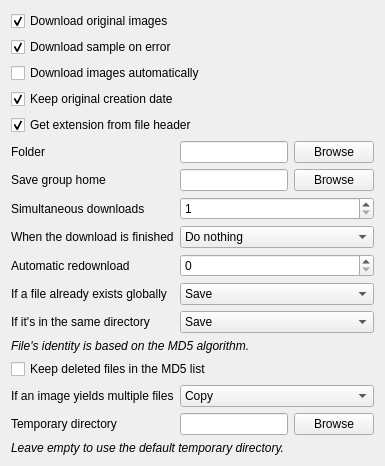
      <widget class="QWidget" name="pageSave">
       <layout class="QFormLayout" name="formLayout_17">
        <property name="fieldGrowthPolicy">
         <enum>QFormLayout::AllNonFixedFieldsGrow</enum>
        </property>
        <item row="0" column="0" colspan="2">
         <widget class="QCheckBox" name="checkDownloadOriginals">
          <property name="text">
           <string>Download original images</string>
          </property>
          <property name="checked">
           <bool>true</bool>
          </property>
         </widget>
        </item>
        <item row="1" column="0" colspan="2">
         <widget class="QCheckBox" name="checkSampleFallback">
          <property name="text">
           <string>Download sample on error</string>
          </property>
          <property name="checked">
           <bool>true</bool>
          </property>
         </widget>
        </item>
        <item row="2" column="0" colspan="2">
         <widget class="QCheckBox" name="checkAutodownload">
          <property name="text">
           <string>Download images automatically</string>
          </property>
         </widget>
        </item>
        <item row="3" column="0" colspan="2">
         <widget class="QCheckBox" name="checkKeepDate">
          <property name="text">
           <string>Keep original creation date</string>
          </property>
          <property name="checked">
           <bool>true</bool>
          </property>
         </widget>
        </item>
        <item row="4" column="0" colspan="2">
         <widget class="QCheckBox" name="checkSaveHeaderDetection">
          <property name="text">
           <string>Get extension from file header</string>
          </property>
          <property name="checked">
           <bool>true</bool>
          </property>
         </widget>
        </item>
        <item row="5" column="0">
         <widget class="QLabel" name="label_7">
          <property name="text">
           <string>Folder</string>
          </property>
         </widget>
        </item>
        <item row="5" column="1">
         <layout class="QHBoxLayout" name="horizontalLayout_2" stretch="1,0">
          <item>
           <widget class="QLineEdit" name="lineFolder"/>
          </item>
          <item>
           <widget class="QPushButton" name="buttonFolder">
            <property name="text">
             <string>Browse</string>
            </property>
           </widget>
          </item>
         </layout>
        </item>
        <item row="6" column="0">
         <widget class="QLabel" name="label_62">
          <property name="text">
           <string>Save group home</string>
          </property>
         </widget>
        </item>
        <item row="6" column="1">
         <layout class="QHBoxLayout" name="horizontalLayout_13">
          <item>
           <widget class="QLineEdit" name="lineFolderSaveGroupHome"/>
          </item>
          <item>
           <widget class="QPushButton" name="buttonFolderFavorites">
            <property name="text">
             <string>Browse</string>
            </property>
           </widget>
          </item>
         </layout>
        </item>
        <item row="7" column="0">
         <widget class="QLabel" name="label_29">
          <property name="text">
           <string>Simultaneous downloads</string>
          </property>
         </widget>
        </item>
        <item row="7" column="1">
         <widget class="QSpinBox" name="spinSimultaneous">
          <property name="minimum">
           <number>1</number>
          </property>
          <property name="maximum">
           <number>10</number>
          </property>
         </widget>
        </item>
        <item row="8" column="0">
         <widget class="QLabel" name="label_83">
          <property name="text">
           <string>When the download is finished</string>
          </property>
         </widget>
        </item>
        <item row="8" column="1">
         <widget class="QComboBox" name="comboBatchEnd">
          <item>
           <property name="text">
            <string>Do nothing</string>
           </property>
          </item>
          <item>
           <property name="text">
            <string>Close window</string>
           </property>
          </item>
          <item>
           <property name="text">
            <string>Open CD tray</string>
           </property>
          </item>
          <item>
           <property name="text">
            <string>Play a sound</string>
           </property>
          </item>
          <item>
           <property name="text">
            <string>Shutdown</string>
           </property>
          </item>
         </widget>
        </item>
        <item row="10" column="0">
         <widget class="QLabel" name="label_19">
          <property name="text">
           <string>If a file already exists globally</string>
          </property>
         </widget>
        </item>
        <item row="10" column="1">
         <widget class="QComboBox" name="comboMd5Duplicates">
          <property name="currentIndex">
           <number>0</number>
          </property>
          <item>
           <property name="text">
            <string>Save</string>
           </property>
          </item>
          <item>
           <property name="text">
            <string>Copy</string>
           </property>
          </item>
          <item>
           <property name="text">
            <string>Move</string>
           </property>
          </item>
          <item>
           <property name="text">
            <string>Don't save</string>
           </property>
          </item>
         </widget>
        </item>
        <item row="12" column="0" colspan="2">
         <widget class="QLabel" name="label_21">
          <property name="text">
           <string>&lt;i&gt;File's identity is based on the MD5 algorithm.&lt;/i&gt;</string>
          </property>
         </widget>
        </item>
        <item row="9" column="0">
         <widget class="QLabel" name="label_84">
          <property name="text">
           <string>Automatic redownload</string>
          </property>
         </widget>
        </item>
        <item row="9" column="1">
         <widget class="QSpinBox" name="spinAutomaticRetries">
          <property name="maximum">
           <number>100</number>
          </property>
         </widget>
        </item>
        <item row="13" column="0" colspan="2">
         <widget class="QCheckBox" name="checkKeepDeletedMd5">
          <property name="text">
           <string>Keep deleted files in the MD5 list</string>
          </property>
         </widget>
        </item>
        <item row="14" column="0">
         <widget class="QLabel" name="label_2">
          <property name="text">
           <string>If an image yields multiple files</string>
          </property>
         </widget>
        </item>
        <item row="14" column="1">
         <widget class="QComboBox" name="comboMultipleFiles">
          <item>
           <property name="text">
            <string>Copy</string>
           </property>
          </item>
         </widget>
        </item>
        <item row="15" column="0">
         <widget class="QLabel" name="label_5">
          <property name="text">
           <string>Temporary directory</string>
          </property>
         </widget>
        </item>
        <item row="16" column="0" colspan="2">
         <widget class="QLabel" name="label_6">
          <property name="text">
           <string>&lt;i&gt;Leave empty to use the default temporary directory.&lt;/i&gt;</string>
          </property>
          <property name="wordWrap">
           <bool>true</bool>
          </property>
         </widget>
        </item>
        <item row="15" column="1">
         <layout class="QHBoxLayout" name="horizontalLayout">
          <item>
           <widget class="QLineEdit" name="lineTempPathOverride"/>
          </item>
          <item>
           <widget class="QPushButton" name="buttonTempPathOverride">
            <property name="text">
             <string>Browse</string>
            </property>
           </widget>
          </item>
         </layout>
        </item>
        <item row="11" column="0">
         <widget class="QLabel" name="label_15">
          <property name="text">
           <string>If it's in the same directory</string>
          </property>
         </widget>
        </item>
        <item row="11" column="1">
         <widget class="QComboBox" name="comboMd5DuplicatesSameDir">
          <item>
           <property name="text">
            <string>Save</string>
           </property>
          </item>
          <item>
           <property name="text">
            <string>Copy</string>
           </property>
          </item>
          <item>
           <property name="text">
            <string>Move</string>
           </property>
          </item>
          <item>
           <property name="text">
            <string>Don't save</string>
           </property>
          </item>
         </widget>
        </item>
       </layout>
      </widget>
